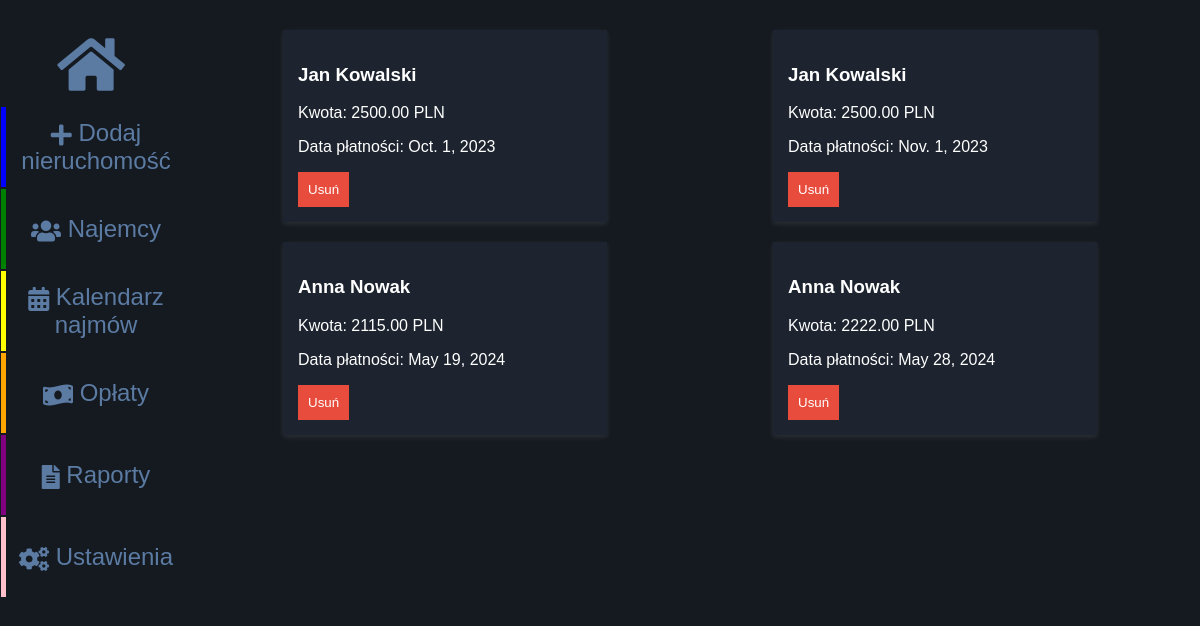
Screenshot of /oplaty/ with the database file from the repository.
### listings/models.py (models this page shows, shortened)
class Oplata(models.Model):
    ID_oplaty = models.AutoField(primary_key=True)
    ID_umowy = models.ForeignKey(UmowaNajmu, on_delete=models.CASCADE,db_column='ID_umowy')  # Relacja z UmowaNajmu
    Data_platnosci = models.DateField()
    Kwota = models.DecimalField(max_digits=10, decimal_places=2)
    Typ_oplaty = models.CharField(max_length=50)
    class Meta:
        db_table='Oplaty'

class UmowaNajmu(models.Model):
    ID_umowy = models.AutoField(primary_key=True)
    ID_najemcy = models.ForeignKey(Najemca, on_delete=models.CASCADE, db_column='ID_najemcy')  # Relacja z Najemca
    ID_nieruchomosci = models.ForeignKey(Nieruchomosc, on_delete=models.CASCADE, db_column='ID_nieruchomosci')  # Relacja z Nieruchomosc
    Data_rozpoczecia = models.DateField()
    Data_zakonczenia = models.DateField()
    Oplata_miesieczna = models.DecimalField(max_digits=10, decimal_places=2)
    Kaucja = models.DecimalField(max_digits=10, decimal_places=2)
    Status = models.CharField(max_length=50)
    class Meta:
        db_table='Umowy_najmu'

class Najemca(models.Model):
    ID_najemcy = models.AutoField(primary_key=True)
    Imie = models.CharField(max_length=100)
    Nazwisko = models.CharField(max_length=100)
    Telefon = models.CharField(max_length=15)
    Email = models.EmailField(max_length=100)
    Data_rozpoczecia_najmu = models.DateField(blank=True, null=True)  # Opcjonalne
    Data_zakonczenia_najmu = models.DateField(blank=True, null=True)  # Opcjonalne
    ID_nieruchomosci = models.ForeignKey(Nieruchomosc, on_delete=models.SET_NULL, blank=True, null=True, db_column='ID_nieruchomosci')  # Relacja z Nieruchomosc, opcjonalne
    class Meta:
        db_table='Najemcy'

### listings/views.py (the view)
# urls.py: path('oplaty/', views.lista_oplat, name='lista_oplat'),
def lista_oplat(request):
    theme = request.session.get('theme', 'dark')
    oplaty = Oplata.objects.select_related('ID_umowy__ID_najemcy').all()  # Zakładając, że istnieje relacja ID_umowy do UmowaNajmu i UmowaNajmu ma relację ID_najemcy do Najemca
    return render(request, 'lista_oplat.html', {'oplaty': oplaty,'theme': theme})

### templates/lista_oplat.html (shortened to what this page needs)
<!DOCTYPE html>
<html lang="en">
<head>
    {% load static %}
    <link rel="stylesheet" type="text/css" href="{% static 'style.css' %}">
    <link rel="stylesheet" href="https://cdnjs.cloudflare.com/ajax/libs/font-awesome/5.15.4/css/all.min.css">
</head>
<body class="{{ theme }} {{ font_size }}-font">
    <div class="sidebar">
        <a href="{% url 'lista_nieruchomosci' %}" style="display: flex; align-items: center; justify-content: center; margin-top: 25px;">
            <button style="background: none; border: none;"><i class="fas fa-home" style="font-size: 60px;"></i></button>
        </a>
        <a href="{% url 'dodaj_nieruchomosc' %}" class="button-2">
            <button><i class="fas fa-plus"></i> Dodaj nieruchomość</button>
        </a>
        <a href="{% url 'lista_najemcow' %}" class="button-3">
            <button><i class="fas fa-users"></i> Najemcy</button>
        </a>
        <a href="{% url 'kalendarz_najmow' %}" class="button-4">
            <button><i class="fas fa-calendar-alt"></i> Kalendarz najmów</button>
        </a>
        <a href="{% url 'lista_oplat' %}" class="button-5">
            <button><i class="fas fa-money-bill-wave"></i> Opłaty</button>
        </a>
        <a href="{% url 'raporty' %}" class="button-6">
            <button><i class="fas fa-file-alt"></i> Raporty</button>
        </a>
        <a href="{% url 'ustawienia' %}" class="button-7">
            <button><i class="fas fa-cogs"></i> Ustawienia</button>
        </a>
    </div>
    <div class="main-content">
        {% for oplata in oplaty %}
        <div class="payment-tile">
            <h3>{{ oplata.ID_umowy.ID_najemcy.Imie }} {{ oplata.ID_umowy.ID_najemcy.Nazwisko }}</h3>
            <p>Kwota: {{ oplata.Kwota }} PLN</p>
            <p>Data płatności: {{ oplata.Data_platnosci }}</p>
            <form method="post" action="{% url 'usun_oplate' oplata.pk %}">
                <button type="submit" class="delete-button">Usuń</button>
            </form>
        </div>
        {% endfor %}
    </div>
</body>
</html>

### listings/static/style.css (style rules this page uses)
body { font-family: Arial, sans-serif; margin: 0; padding: 0; background-color: #151a21; }
.sidebar { background-color: #151a21; float: left; width: 15%; height: 100%; text-align: center; }
.sidebar a { display: inline-block; margin: 1px; text-decoration: none; width: 100%; }
.dark .sidebar { background-color: #151a21; color: #151a21; }
.sidebar button i { vertical-align: middle; }
.sidebar .button-2 { border-left: 5px solid blue; }
.sidebar .button-3 { border-left: 5px solid green; }
.sidebar .button-4 { border-left: 5px solid yellow; }
.sidebar .button-5 { border-left: 5px solid orange; }
.sidebar .button-6 { border-left: 5px solid purple; }
.sidebar .button-7 { border-left: 5px solid pink; }
.sidebar button { background-color: #151a21; padding: 0; color: #5b7ba3; font-size: 24px; cursor: pointer; transition: background-color 0.3s; width: 95%; height: 80px; margin: 0; border: none; box-sizing: border-box; }
.dark .sidebar button { background-color: #151a21; color: #5b7ba3; }
body.dark { background-color: #151a21; color: #fff; }

### templates/lista_oplat.html (style rules this page uses)
.main-content { display: flex; flex-wrap: wrap; justify-content: space-around; padding: 20px; }
.payment-tile { width: 30%; padding: 15px; margin: 10px; box-shadow: 0 2px 5px rgba(244, 242, 242, 0.1); background-color: #1d242f; color: white; }
.payment-tile h3, .payment-tile p { color: white; }
.delete-button { background-color: #e74c3c; color: white; border: none; padding: 10px; cursor: pointer; }

### rows the page displays
Oplata: ID_umowy.ID_najemcy.Imie "Jan", ID_umowy.ID_najemcy.Nazwisko "Kowalski", Kwota "2500.00", Data_platnosci "Oct. 1, 2023"
Oplata: ID_umowy.ID_najemcy.Imie "Jan", ID_umowy.ID_najemcy.Nazwisko "Kowalski", Kwota "2500.00", Data_platnosci "Nov. 1, 2023"
Oplata: ID_umowy.ID_najemcy.Imie "Anna", ID_umowy.ID_najemcy.Nazwisko "Nowak", Kwota "2115.00", Data_platnosci "May 19, 2024"
Oplata: ID_umowy.ID_najemcy.Imie "Anna", ID_umowy.ID_najemcy.Nazwisko "Nowak", Kwota "2222.00", Data_platnosci "May 28, 2024"
